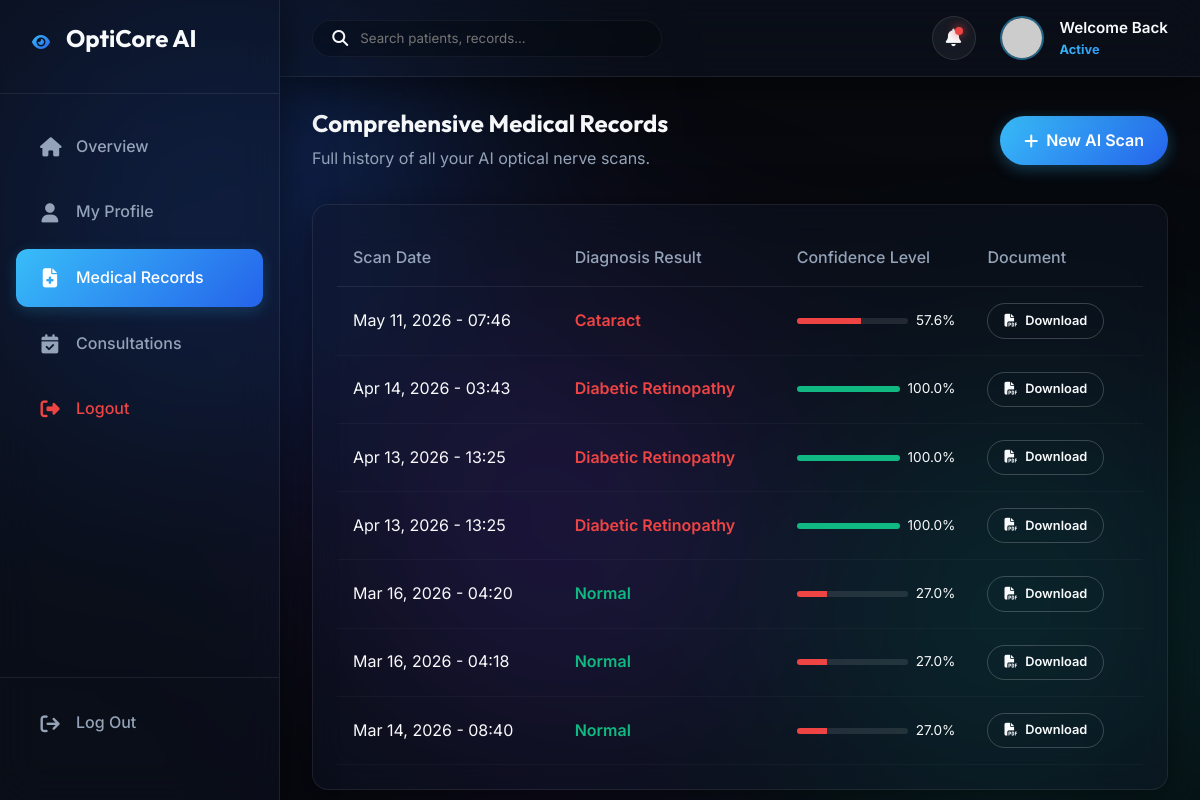
The page /records (signed in) on the database its author committed.
### app.py (models this page shows)
class DiagnosisReport(db.Model):
    id = db.Column(db.Integer, primary_key=True)
    patient_id = db.Column(db.Integer, db.ForeignKey('user.id'), nullable=False)
    image_path = db.Column(db.String(255), nullable=False)
    diagnosis_result = db.Column(db.String(100), nullable=False)
    confidence_score = db.Column(db.Float, nullable=False)
    verification_status = db.Column(db.String(20), default='pending') # pending, verified_correct, flagged_incorrect
    created_at = db.Column(db.DateTime, default=datetime.datetime.utcnow)

### app.py (the view)
@app.route('/records')
@login_required
def records():
    if current_user.role == 'patient':
        reports = DiagnosisReport.query.filter_by(patient_id=current_user.id).order_by(DiagnosisReport.created_at.desc()).all()
    else:
        reports = DiagnosisReport.query.order_by(DiagnosisReport.created_at.desc()).all()
    return render_template('records.html', reports=reports)

### app.py (called while the page is built)
@login_manager.user_loader
def load_user(user_id):
    return db.session.get(User, int(user_id))

### templates/records.html (shortened to what this page needs)
{% extends 'base.html' %}
{% set use_sidebar = True %}
{% block sidebar_menu %}
<li><a href="{{ url_for('dashboard') if current_user.role == 'patient' else url_for('doctor_dashboard') }}" class="sidebar-link"><i class="fa-solid fa-house"></i> Overview</a></li>
<li><a href="{{ url_for('profile') }}" class="sidebar-link"><i class="fa-solid fa-user"></i> My Profile</a></li>
<li><a href="{{ url_for('records') }}" class="sidebar-link active"><i class="fa-solid fa-file-medical"></i> Medical Records</a></li>
<li><a href="{{ url_for('consultations') }}" class="sidebar-link"><i class="fa-solid fa-calendar-check"></i> Consultations</a></li>
<li><a href="{{ url_for('logout') }}" class="sidebar-link" style="color: #ef4444;"><i class="fa-solid fa-right-from-bracket"></i> Logout</a></li>
{% endblock %}
{% block app_content %}
<div class="flex items-center" style="justify-content: space-between; margin-bottom: 2rem;">
    <div>
        <h2>Comprehensive Medical Records</h2>
        <p class="text-secondary">Full history of all your AI optical nerve scans.</p>
    </div>
    {% if current_user.role == 'patient' %}
    <a href="{{ url_for('scan') }}" class="btn btn-primary"><i class="fa-solid fa-plus"></i> New AI Scan</a>
    {% endif %}
</div>
<div class="glass-effect data-card w-full">
    <div style="overflow-x: auto;">
        <table>
            <thead>
                <tr>
                    <th>Scan Date</th>
                    <th>Diagnosis Result</th>
                    <th>Confidence Level</th>
                    <th>Document</th>
                </tr>
            </thead>
            <tbody>
                {% for report in reports %}
                <tr>
                    <td>{{ report.created_at.strftime('%b %d, %Y - %H:%M') }}</td>
                    <td class="{% if report.diagnosis_result != 'Normal' %}text-danger{% else %}text-accent{% endif %}" style="font-weight: 600;">{{ report.diagnosis_result }}</td>
                    <td>
                        <div style="display: flex; align-items: center; gap: 0.5rem;">
                            <div style="flex-grow: 1; height: 6px; background: rgba(255,255,255,0.1); border-radius: 3px; overflow: hidden;">
                                <div style="height: 100%; width: {{ report.confidence_score*100 }}%; background: {% if report.confidence_score > 0.9 %}#10b981{% elif report.confidence_score > 0.7 %}#f59e0b{% else %}#ef4444{% endif %};"></div>
                            </div>
                            <span style="font-size: 0.85rem;">{{ "%.1f"|format(report.confidence_score*100) }}%</span>
                        </div>
                    </td>
                    <td>
                        <a href="{{ url_for('generate_pdf', report_id=report.id) }}" class="btn btn-outline" style="padding: 0.4rem 1rem; font-size: 0.8rem; text-decoration: none;"><i class="fa-solid fa-file-pdf"></i> Download</a>
                    </td>
                </tr>
                {% endfor %}
            </tbody>
        </table>
    </div>
</div>
{% endblock %}

### static/css/style.css (style rules this page uses)
:root { --bg-dark: #07090e; --bg-card: rgba(15, 23, 42, 0.6); --text-primary: #f8fafc; --text-secondary: #94a3b8; --primary-gradient: linear-gradient(135deg, #38bdf8 0%, #2563eb 100%); --accent: #10b981; --accent-gradient: linear-gradient(135deg, #10b981 0%, #059669 100%); --danger-gradient: linear-gradient(135deg, #f43f5e 0%, #e11d48 100%); --glass-bg: rgba(15, 23, 42, 0.4); --glass-border: rgba(255, 255, 255, 0.08); --font-heading: 'Outfit', sans-serif; --font-body: 'Inter', sans-serif; --shadow-lg: 0 10px 40px rgba(0, 0, 0, 0.5); }
* { margin: 0; padding: 0; box-sizing: border-box; }
body { background-color: var(--bg-dark); color: var(--text-primary); font-family: var(--font-body); min-height: 100vh; position: relative; overflow-x: hidden; line-height: 1.6; }
h1, h2, h3, h4, h5 { font-family: var(--font-heading); margin-bottom: 0.5rem; line-height: 1.2; }
.text-accent { color: var(--accent); }
.text-danger { color: #ef4444; }
.text-secondary { color: var(--text-secondary); }
.flex { display: flex; }
.items-center { align-items: center; }
.w-full { width: 100%; }
.glass-effect { background: var(--glass-bg); backdrop-filter: blur(20px); -webkit-backdrop-filter: blur(20px); border: 1px solid var(--glass-border); border-radius: 16px; box-shadow: var(--shadow-lg); }
.btn { display: inline-flex; align-items: center; justify-content: center; gap: 0.5rem; padding: 0.75rem 1.5rem; border-radius: 50px; border: none; font-weight: 600; font-size: 1rem; font-family: var(--font-body); cursor: pointer; transition: all 0.3s ease; text-decoration: none; }
.btn-outline { background: transparent; border: 1px solid rgba(255,255,255,0.2); color: var(--text-primary); }
.btn-primary { background: var(--primary-gradient); color: white; box-shadow: 0 4px 15px rgba(56, 189, 248, 0.3); }
.app-layout { overflow: hidden; height: 100vh; }
.sidebar-link { display: flex; align-items: center; gap: 1rem; padding: 1rem 1.5rem; color: var(--text-secondary); text-decoration: none; border-radius: 12px; margin-bottom: 0.5rem; transition: all 0.2s; font-weight: 500; }
.sidebar-link i { font-size: 1.2rem; width: 20px; text-align: center; transition: color 0.2s; }
.sidebar-link.active { background: var(--primary-gradient); color: white; box-shadow: 0 4px 15px rgba(56, 189, 248, 0.2); }
.sidebar-link.active i { color: white; }
.data-card { padding: 1.5rem; }
table { width: 100%; border-collapse: collapse; }
th { padding: 1rem; text-align: left; color: var(--text-secondary); font-weight: 500; border-bottom: 1px solid var(--glass-border); }
td { padding: 1rem; border-bottom: 1px solid rgba(255,255,255,0.03); vertical-align: middle; }

### rows shown on the page
DiagnosisReport: created_at "May 11, 2026 - 07:46", diagnosis_result "Cataract", report.confidence_score*100 "57.6"
DiagnosisReport: created_at "Apr 14, 2026 - 03:43", diagnosis_result "Diabetic Retinopathy", report.confidence_score*100 "100.0"
DiagnosisReport: created_at "Apr 13, 2026 - 13:25", diagnosis_result "Diabetic Retinopathy", report.confidence_score*100 "100.0"
DiagnosisReport: created_at "Apr 13, 2026 - 13:25", diagnosis_result "Diabetic Retinopathy", report.confidence_score*100 "100.0"
DiagnosisReport: created_at "Mar 16, 2026 - 04:20", diagnosis_result "Normal", report.confidence_score*100 "27.0"
DiagnosisReport: created_at "Mar 16, 2026 - 04:18", diagnosis_result "Normal", report.confidence_score*100 "27.0"
DiagnosisReport: created_at "Mar 14, 2026 - 08:40", diagnosis_result "Normal", report.confidence_score*100 "27.0"
